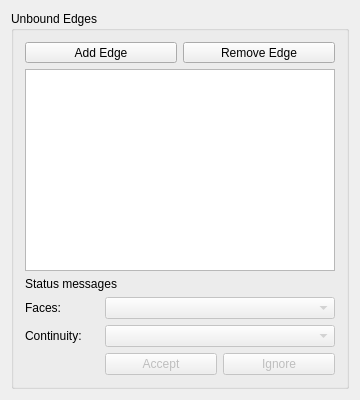
<?xml version="1.0" encoding="UTF-8"?>
<ui version="4.0">
 <class>SurfaceGui::TaskFillingUnbound</class>
 <widget class="QWidget" name="SurfaceGui::TaskFillingUnbound">
  <property name="geometry">
   <rect>
    <x>0</x>
    <y>0</y>
    <width>360</width>
    <height>400</height>
   </rect>
  </property>
  <property name="sizePolicy">
   <sizepolicy hsizetype="Ignored" vsizetype="Preferred">
    <horstretch>0</horstretch>
    <verstretch>0</verstretch>
   </sizepolicy>
  </property>
  <property name="windowTitle">
   <string>Unbound Edges</string>
  </property>
  <layout class="QGridLayout" name="gridLayout_2">
   <item row="0" column="0">
    <widget class="QGroupBox" name="groupBox">
     <property name="title">
      <string>Unbound Edges</string>
     </property>
     <layout class="QGridLayout" name="gridLayout">
      <item row="1" column="0" colspan="3">
       <widget class="QListWidget" name="listUnbound"/>
      </item>
      <item row="3" column="0">
       <widget class="QLabel" name="label">
        <property name="sizePolicy">
         <sizepolicy hsizetype="Maximum" vsizetype="Preferred">
          <horstretch>0</horstretch>
          <verstretch>0</verstretch>
         </sizepolicy>
        </property>
        <property name="text">
         <string>Faces:</string>
        </property>
       </widget>
      </item>
      <item row="3" column="1" colspan="2">
       <widget class="QComboBox" name="comboBoxUnboundFaces">
        <property name="enabled">
         <bool>false</bool>
        </property>
       </widget>
      </item>
      <item row="4" column="0">
       <widget class="QLabel" name="label_2">
        <property name="sizePolicy">
         <sizepolicy hsizetype="Maximum" vsizetype="Preferred">
          <horstretch>0</horstretch>
          <verstretch>0</verstretch>
         </sizepolicy>
        </property>
        <property name="text">
         <string>Continuity:</string>
        </property>
       </widget>
      </item>
      <item row="4" column="1" colspan="2">
       <widget class="QComboBox" name="comboBoxUnboundCont">
        <property name="enabled">
         <bool>false</bool>
        </property>
       </widget>
      </item>
      <item row="5" column="0">
       <spacer name="horizontalSpacer">
        <property name="orientation">
         <enum>Qt::Horizontal</enum>
        </property>
        <property name="sizeType">
         <enum>QSizePolicy::Maximum</enum>
        </property>
        <property name="sizeHint" stdset="0">
         <size>
          <width>74</width>
          <height>20</height>
         </size>
        </property>
       </spacer>
      </item>
      <item row="5" column="1">
       <widget class="QPushButton" name="buttonUnboundAccept">
        <property name="enabled">
         <bool>false</bool>
        </property>
        <property name="text">
         <string>Accept</string>
        </property>
       </widget>
      </item>
      <item row="5" column="2">
       <widget class="QPushButton" name="buttonUnboundIgnore">
        <property name="enabled">
         <bool>false</bool>
        </property>
        <property name="text">
         <string>Ignore</string>
        </property>
       </widget>
      </item>
      <item row="0" column="0" colspan="3">
       <layout class="QHBoxLayout" name="horizontalLayout">
        <item>
         <widget class="QToolButton" name="buttonUnboundEdgeAdd">
          <property name="enabled">
           <bool>true</bool>
          </property>
          <property name="sizePolicy">
           <sizepolicy hsizetype="Expanding" vsizetype="Fixed">
            <horstretch>0</horstretch>
            <verstretch>0</verstretch>
           </sizepolicy>
          </property>
          <property name="text">
           <string>Add Edge</string>
          </property>
          <property name="checked">
           <bool>false</bool>
          </property>
         </widget>
        </item>
        <item>
         <widget class="QToolButton" name="buttonUnboundEdgeRemove">
          <property name="sizePolicy">
           <sizepolicy hsizetype="Expanding" vsizetype="Fixed">
            <horstretch>0</horstretch>
            <verstretch>0</verstretch>
           </sizepolicy>
          </property>
          <property name="text">
           <string>Remove Edge</string>
          </property>
         </widget>
        </item>
       </layout>
      </item>
      <item row="2" column="0" colspan="3">
       <widget class="QLabel" name="statusLabel">
        <property name="text">
         <string notr="true">Status messages</string>
        </property>
       </widget>
      </item>
     </layout>
    </widget>
   </item>
  </layout>
 </widget>
 <layoutdefault spacing="6" margin="11"/>
 <resources/>
 <connections/>
</ui>
